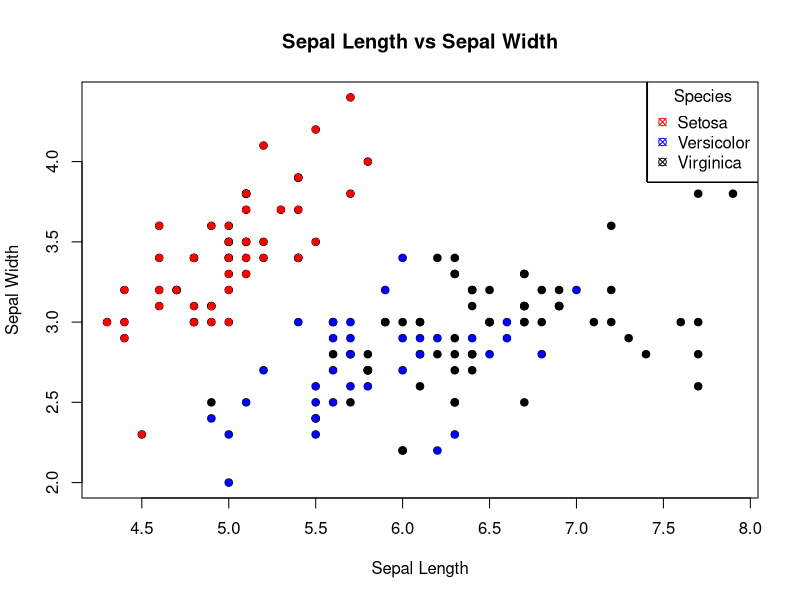

Source code (R):
#===============================================================================
# ◯。°。°。°。°。°。°。°。°。°。°。° LOOPS 。°。°。°。°。°。°。°。°。°。°。°◯
#===============================================================================


# Loops, quite simply, loop! When a loop is run in R (or even other programming
# languages!) a block of code is run again and again, often until a specified 
# condition is met. Each time the code within a loop is run, it is referred to as 
# an iteration.

# Loops are useful for quickly performing mundane tasks that would otherwise 
# require manual completion. 

# Different loops are useful for different scenarios. Using loops successfully 
# requires recognizing when to use different loops types. Throughout this
# assignment, we will cover three major types of loops in R: "For Loops", "While
# Loops" and "Repeat Loops". 

# For Loops: A for loop repeats a given task for defined number of times.

# While Loops: A while loop keeps repeating a block of code until a certain
# logical parameter is met. Example: While x is less than 3, perform action y.

# Repeat Loops: Similar to while loop but requires a break, or stop to prevent
# the loop from running forever. Example: Until 10 iterations, perform action y. 

#===============================================================================
# For Loops 
#===============================================================================

### Description:

# A For Loop applies a set of operations over a collection of objects (list, vector, matrix, or data frame)
# repeated a defined number of times. The number of iterations are known in advance. 

### Example:
# Create a vector of numbers 1 through 5, and
# then use a for loop to iterate through each number in the vector and print it to the console. 
# The loop variable i takes on the values 1, 2, 3, 4, and 5, and the print() function is called with each value of i.

# create a vector of numbers
numbers <- c(1, 2, 3, 4, 5)

# create a for loop that prints each number in the vector
for (i in numbers) {
  print(i)
}

# For loops can iterate over a sequence of numbers, in the following example,
# from 1 to 100 and calculates the sum of the numbers. 
# The loop variable i takes on the values 1, 2, 3, ..., 100, and the sum variable is updated on each iteration.

sum <- 0
for (i in 1:100) {
  sum <- sum + i
}
print(sum)


### TASK: 

# ✿¸.•´*¨`*•✿ Let's look at some flowers! ✿•*`¨*`•.¸✿

# 1) Load in the "iris" data set built into R. 
# Name the data frame "iris_loop"
iris_loop <- data.frame(iris)

# 2) Set up your For Loop with the parameters to
# use any integer from 1 through the number of columns
# within the data frame (ncol function may be of some assistance)
for (i in 1:ncol(iris_loop)) 

# 3) Within curly brackets, set the following logical conditions under an "if" function:
#     
#     a) Make it so the function returns a "TRUE" statement if certain
# conditions which we will later establish are met (Grapple with the grepl() function)

#     b) Select the columns within the "iris_loop" data frame and all integers separated by a comma 
# (HINT: [,i] will be the best way to do this)

#     c) Subset another curly bracket pair within the if condition.
#  Inside this secondary curly bracket, set up a logical condition: 
#  1000+separated integers. Make sure this condition is saved back into the "iris_loop" data frame with a "<-"

# 4) Make sure to close out all curly brackets to complete the loop.
  
for(i in 1:ncol(iris_loop)) {                              
  if(grepl("Length", colnames(iris_loop)[i])) {             
    iris_loop[ , i] <- iris_loop[ ,i]+1000
  }
}

print(iris_loop[ , 1])

# Question: What happens if you change the "1000+" to "50+"?
for(i in 1:ncol(iris_loop)) {                              
  if(grepl("Length", colnames(iris_loop)[i])) {             
    iris_loop[ , i] <- iris_loop[ ,i]+50
  }
}

print(iris_loop[ , 1])

#===============================================================================
# While Loops
#===============================================================================


### Description :
# A while loop is a control flow statement that allows you to repeatedly execute a block of code as long as a certain condition is met.
# The condition is a logical expression that is evaluated before each iteration of the loop. If the condition is TRUE, 
# the code inside the loop is executed, and then the condition is evaluated again. This process continues until the condition becomes FALSE, 
# at which point the loop terminates and execution continues with the code following the loop.


###Next within Loops:
# Within loops, especially While Loops, if you wish to skip a current variable and go onto the next
# iteration, you can use the "next" argument within the function. This can be helpful 
# in ignoring variables that would be messy, useless, and overall just unwanted (:,( poor variable)) 
# Consider the following example:
x<-20     # Here we set the length of our variable. 
while (x) {x <- x - 1 # We set our conditions in which x will be equal to x-1
  if (x%%2 != 0) # A further condition is set in which x is divided by 2 if not equal to 0
    next # This tells the while loop to skip any numbers after our conditions set above
  print(x)} # This prints x after it has gone through the loop

### QUESTION: Why do we have the argument !=0? What would occur if we changed it to !=1? 
# Go ahead and give it a try:
x<-20  
while (x) {x <- x - 1 
if (x%%2 != 1) 
  next 
print(x)}
#each variable has gone down by 1

### Example 1 of While Loops:

# Let's try an example with numbers!

x <- 1 # Stores 1 in the x variable.
while (x < 6) { # Start of the while loop. While x is less than 6, perform some action.
  print(x) #In this case, our action is printing x
  x = x+1 # Adds one to x each loop.
}

### Example 2 of While Loops:

# We can use this to label samples

# Let's build a sample data frame.
Samples_Without_ID <- c("Frog", "Cool Frog", "The Coolest Frog","Cute Frog", "Very Cute Frog", "Strong Frog", "Very Strong Frog")
Samples_Without_ID1 <- data.frame(samples = Samples_Without_ID)  #Stores as a data frame.

# Creates length 7 character vector. 
SampleID <- character(7)

x <- 0 # stores 0 into a variable called x.
while (x < 7) { # Creates a while loop that is valid while x is less than 7.
  x <- x + 1 # Adds 1 to the value of x for each iteration of the while loop.
  SampleID[x] <- paste("Sample#", x, sep = "") # Pastes together the character "Sample#" with the variable x.
                                     # This gives an outputs of "Sample1, Sample2, Sample3, etc.)
}

SampleID <- data.frame(SampleID) #Stores as a data frame.

View(SampleID) # Let's check it out!

# Great! Now we want to label our frogs in the Samples_Without_ID1 data frame.  

Samples_With_Label <- cbind(SampleID, Samples_Without_ID1)


### TASK:
# Create a while loop which pastes whole numbers from 1 to 10, but exclude printing 3 using the next function.
# output should look like this: 1, 2, 4, 5, 6, 7, 8, 9, 10
x <- 0
while(x<10){
  x <- x+1
  if(x == 3){
    next
  }
  print(x)
}



#===============================================================================
#Repeat Loops
#===============================================================================

###Description: 
# If we have a large multidimensional data frame and would like to repeat a block of code 
# over and over again across this data frame, it would be best to use a Repeat loop.
# A repeat loop will continuously execute a block of code and logical conditions over a data frame.
# If the logical conditions return "FALSE", the block of code will continue to be repeated 
# over the entire data frame. No output will be given for a "FALSE" return.
# If the logical conditions return "TRUE", an output will be given.
# However, unlike most other loops, even if a "TRUE" condition is met, the repeat loop will not 
# end, and continue to iterate over and over across the data frame.
# The only way for the Repeat loop to end is by giving it a BREAK condition.

### Question: Based on the description above and the description of While loops. 
# How do Repeat and While loops differ? When might it be best to use one rather than the other?
#Repeat loops go even if there is a false return. While go until a certain perimeter. Kim said repeat is most useful for data sets sso you can skip any groupings you don't need and can set the break as the end of the dataframe

### Breaks:
#The Break statement is a way to stop a loop from running before it has finished all its iterations. When the break statement is encountered within a repeat loop, the loop stops running immediately, and the program moves on to the next line of code after the loop. This can be useful if you want to stop a loop based on a certain condition, without having to wait for it to finish all its iterations.

### Example of Repeat Loops: 

# Basic example of Repeat Loop with a conditional break. 
# Without the break statement, repeat loops would continue indefinitely.
i <- 1
repeat {
  print(paste("Loop", i))
  if (i == 3) {
    break
  }
  i <- i + 1
}


# Example of using a repeat loop for 'data processing' and conditional break.
# In this example we will increase the salary of each individual in the dataset
# and store the processed data in a new dataset.

# First let's create a data frame with columns 'ID', 'Name', 'Age', 'Gender', and 'Salary'
my_data <- data.frame(
  ID = c(1, 2, 3, 4, 5),
  Name = c("John", "Alice", "Bob", "Eve", "Charlie"),
  Age = c(25, 32, 28, 40, 36),
  Gender = c("M", "F", "M", "F", "M"),
  Salary = c(50000, 60000, 55000, 70000, 65000)
)

# Create a counter to keep track of iterations
i <- 1
# Create a blank dataframe. This allows us to reset the dataframe everytime the loop is ran.
processed_data <- data.frame()

# Repeat loop for processing each row of the dataset
repeat {
  row <- my_data[i, ] # Get the row at the current iteration
  processed_row <- list(  # Perform some data processing on the row
    ID = row$ID,
    Name = paste("Processed:", row$Name),
    Age = row$Age,
    Gender = ifelse(row$Gender == "M", "Male", "Female"),
    Salary = row$Salary * 1.1 # Add a 10% salary increase
  )
  processed_data <- rbind(processed_data, processed_row) # Append the processed row to the processed_data  data frame
  i <- i + 1 # Increase the counter
  if (i > nrow(my_data) || processed_row$Salary > 100000) { 
    break  # Exit the loop when all rows have been processed or when the salary exceeds 100,000 (arbitrary)
  }}

### TASK:

# Let's try it on your own!

# Create a repeat loop that does the following: 
#1) Stores 1 in the variable y.
#2) prints y for iteration of the loop. 
#3) Increase y by .7 each iteration. 
#4) Set a break to terminate the loop when y is greater than 14
#5) Print "Y is big now!" when Y is greater than 14. 

y <- 1
repeat {
  print(y)
  ifelse(y > 14, print("Y is big now!"), NA)
  if(y > 14) {
    break
  }
  y=y+0.7
  }

#===============================================================================
#Final: Nested Loops within For Loops
#===============================================================================

 
# Description of nested loops
# Earlier in the course, we used nested ifelse functions. A nested ifeelse function is just
#an ifelse function INSIDE another ifelse function. The same goes for nested loops!

#In a nested loop, we have a loop INSIDE another loop! 

#Nested loops are often used for multideminsion data and allow for more precise
#control of your data. 


### Example of Nested loops:
# While any kind of loop can be nested within other loops, it will be easiest to look at the same two loops nested within each other. Nested loops allow us to look at multidimensional information. 
# A visualization of a real life nested loop would be an analogue clock.
# In this analogy, our outer loop of the clock would be the short hand, which tells the hour..
# Nested within this outer loop is the inner loop, the long hand of the clock, which tells the minute.
# Here's how we would accomplish this in R:


for (s in 1:12){  # Here we set up our outer loop as "s" to represent our short hand, so this will contain any variable between 1-12 since most analogue clocks use standard time.
  for (l in 01:59) # Now we add in a nested, inner logical condition, which creates a second value "l" for the long hand. This hand will represent our minutes
  {print(paste("The short hand is",s,"And the long hand", l))} # Now we want to print our variables, but paste them together when printed
} # Close the loops




### TASK:

# ✿¸.•´*¨`*•✿ More Flowers!✿•*`¨*`•.¸✿

# Now that we know how nested loops work, lets use our knowledge to create a graph that utilizes this new skill.
#We are going to create a scatterplot using the iris dataset, of sepal length vs. sepal width, with each point colored according to its species (setosa in red, versicolor in blue, and virginica in green). The nested loops are going to be used to loop over each species in the dataset, and then over each observation within that species to plot the points with the appropriate color.

#1. Load the iris dataset using the command data(iris).
#2. Create an empty scatterplot with the plot() function. Set the x-axis to Sepal.Length, y-axis to Sepal.Width, and add labels and a title.
#3. Create a loop to iterate over each unique species in the iris dataset using the for() function.
#4. Within the loop, subset the iris dataset to only include the current species using the subset() function.
#5. Assign a color to the current species using an if statement and a variable to hold the color.
#6. Create another loop to iterate over each observation within the current species using the for() function.
#7. Within the nested loop, extract the current observation's sepal length and width using the $ operator.
#8. Use the points() function to plot the current observation as a point on the scatterplot, using the assigned color.
#9. After the nested loop, use the legend() function to create a legend for the plot. Set the position to "topright", the legend argument to the unique species in the dataset, the col argument to a vector of colors matching the species, the pch argument to 1 to use solid point markers, and the title argument to "Species".
#10. Run the code and check that the resulting scatterplot has a legend.

iris_data <- iris

plot(x = iris_data$Sepal.Length, y = iris_data$Sepal.Width, xlab ="Sepal Length", ylab = "Sepal Width", main = "Sepal Length vs Sepal Width") 

for(species in unique(iris$Species)) {
  spdata <- subset(iris, Species == species)
  for(i in 1:nrow(spdata)) {
    splength <- spdata$Sepal.Length[i]
    swidthp<- spdata$Sepal.Width[i]
    
    if(species == "setosa") {col <- "red"} 
    else if(species == "versicolor") {col <- "blue"} 
    else {col <- "black"}
    
    points(splength, swidthp, col = col, pch = 16)
    
    legend("topright", legend = c("Setosa", "Versicolor","Virginica"), col = c("red", "blue", "black"), pch = 13, title = "Species")
    
  }}

